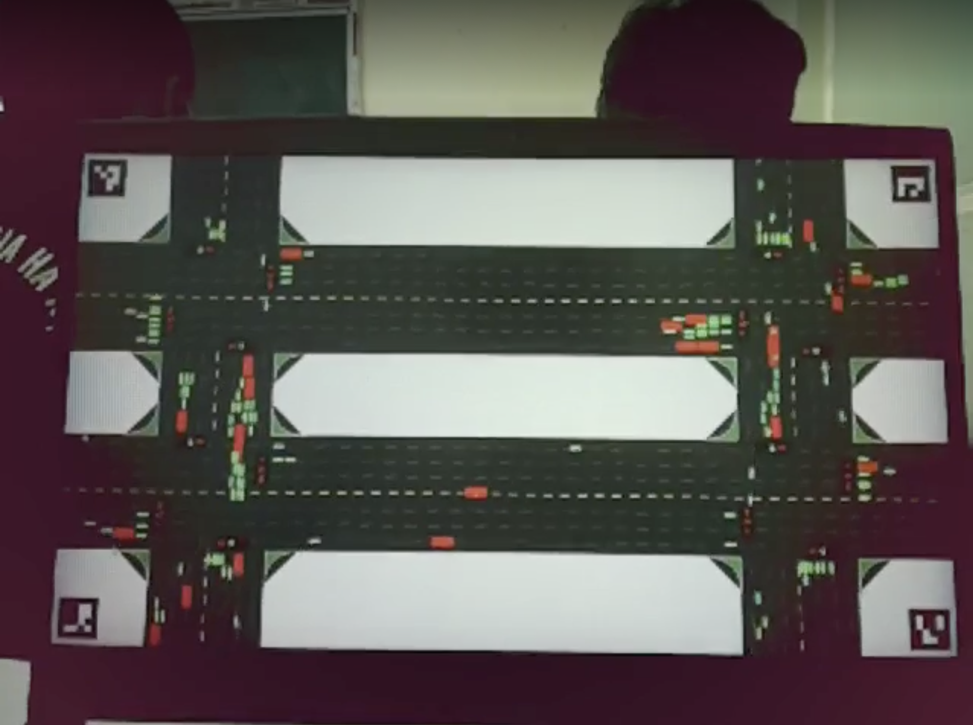
#> input picture sample_img/sample.png, 973 x 725 px, shrunk from 2252 x 1678 before the run
$ python phase1_perspective.py
#> lines starting #> are read from the running program, lines starting #| are printed output that depends on the picture; after the words box and inside, x2 and y2 are one past the last pixel; in counts of white or black regions, pixels touching at a corner belong together
import cv2
import numpy as np

def order_points(pts):
    # Initializes a list of coordinates that will be ordered
    # such that the first entry in the list is the top-left,
    # the second entry is the top-right, the third is the
    # bottom-right, and the fourth is the bottom-left
    rect = np.zeros((4, 2), dtype="float32")

    # the top-left point will have the smallest sum, whereas
    # the bottom-right point will have the largest sum
    s = pts.sum(axis=1)
    rect[0] = pts[np.argmin(s)]
    rect[2] = pts[np.argmax(s)]

    # now, compute the difference between the points, the
    # top-right point will have the smallest difference,
    # whereas the bottom-left will have the largest difference
    diff = np.diff(pts, axis=1)
    rect[1] = pts[np.argmin(diff)]
    rect[3] = pts[np.argmax(diff)]

    return rect

def main():
    img_path = 'sample_img/sample.png'
    output_path = 'sample_img/phase1/phase1_output.png'
    # img_path = 'sample_img/debug_video/frame_0.jpg'

    print(f"Loading image from {img_path}...")
    img = cv2.imread(img_path)
#> img is the input picture: shape (725, 973, 3); mean B, G, R 84.6, 87, 92.7
    if img is None:
        print(f"Error: Could not load image at {img_path}")
        return

    # Try different dictionaries if needed, starting with DICT_4X4_50
    dict_to_try = [
        cv2.aruco.DICT_4X4_50,
        cv2.aruco.DICT_4X4_100,
        cv2.aruco.DICT_4X4_250,
        cv2.aruco.DICT_4X4_1000
    ]

    corners = None
    ids = None

    dict_id = cv2.aruco.DICT_4X4_50
    try:
        aruco_dict = cv2.aruco.getPredefinedDictionary(dict_id)
    except AttributeError:
        aruco_dict = cv2.aruco.Dictionary_get(dict_id)

    try:
        aruco_params = cv2.aruco.DetectorParameters()
        detector = cv2.aruco.ArucoDetector(aruco_dict, aruco_params)
        corners, ids, rejected = detector.detectMarkers(img)
#> corners = ([[908, 609], [948, 609], [949, 649], [911, 650]], [[60, 597], [98, 598], [96, 638], [58, 637]], [[890, 166], [928, 166], [930, 201], [893, 202]], [[90, 160], [127, 161], [123, 196], [87, 195]]); ids = [3, 2, 1, 0]; rejected = 23 items
    except AttributeError:
        aruco_params = cv2.aruco.DetectorParameters_create()
        corners, ids, rejected = cv2.aruco.detectMarkers(img, aruco_dict, parameters=aruco_params)

    if ids is None or len(ids) < 4:
        print("Error: Could not detect at least 4 markers.")
        if ids is not None:
            print(f"Detected IDs: {ids.flatten()}")

        # Draw whatever was detected for debugging
        debug_img = img.copy()
        if ids is not None:
            try:
                cv2.aruco.drawDetectedMarkers(debug_img, corners, ids)
            except AttributeError:
                pass # older opencv version compatibility issue with drawDetectedMarkers
        cv2.imwrite('debug_markers.jpg', debug_img)
        print("Saved debug_markers.jpg to see what went wrong.")
        return

    # If we found 4 or more markers, take the first 4 for the perspective transform
    # Calculate the center of each marker
    centers = []
    for corner in corners[:4]:
        c = corner[0]
        center_x = c[:, 0].mean()
        center_y = c[:, 1].mean()
        centers.append([center_x, center_y])
#> this loop made 4 passes
#> (c, center_x, center_y) on passes 1 to 4: ([[908, 609], [948, 609], [949, 649], [911, 650]], 929, 629.2), ([[60, 597], [98, 598], [96, 638], [58, 637]], 78, 617.5), ([[890, 166], [928, 166], [930, 201], [893, 202]], 910.2, 183.8), ([[90, 160], [127, 161], [123, 196], [87, 195]], 106.8, 178)
#> after the loop, centers = [[929, 629.2], [78, 617.5], [910.2, 183.8], [106.8, 178]]

    centers = np.array(centers, dtype="float32")

    # Order points to Top-Left, Top-Right, Bottom-Right, Bottom-Left
    src_pts = order_points(centers)
#> in order_points, `s = pts.sum(axis=1)`: s = [1558.2, 695.5, 1094, 284.8]
#> in order_points, `diff = np.diff(pts, axis=1)`: diff = [-299.8, 539.5, -726.5, 71.25]
#> src_pts = [[106.8, 178], [910.2, 183.8], [929, 629.2], [78, 617.5]]
    (tl, tr, br, bl) = src_pts
#> tl = [106.8, 178]; tr = [910.2, 183.8]; br = [929, 629.2]; bl = [78, 617.5]

    print("Ordered Source Points (TL, TR, BR, BL):")
    for pt in src_pts:
        print(f"  ({pt[0]:.1f}, {pt[1]:.1f})")
#> this loop made 4 passes
#|   (106.8, 178.0)
#|   (910.2, 183.8)
#|   (929.0, 629.2)
#|   (78.0, 617.5)

    # Compute the width of the new image
    widthA = np.sqrt(((br[0] - bl[0]) ** 2) + ((br[1] - bl[1]) ** 2))
#> widthA = 851.1
    widthB = np.sqrt(((tr[0] - tl[0]) ** 2) + ((tr[1] - tl[1]) ** 2))
#> widthB = 803.5
    maxWidth = max(int(widthA), int(widthB))
#> maxWidth = 851

    # Compute the height of the new image
    heightA = np.sqrt(((tr[0] - br[0]) ** 2) + ((tr[1] - br[1]) ** 2))
#> heightA = 445.9
    heightB = np.sqrt(((tl[0] - bl[0]) ** 2) + ((tl[1] - bl[1]) ** 2))
#> heightB = 440.4
    maxHeight = max(int(heightA), int(heightB))
#> maxHeight = 445

    # Define the destination points for the top-down view
    dst_pts = np.array([
        [0, 0],
        [maxWidth - 1, 0],
        [maxWidth - 1, maxHeight - 1],
        [0, maxHeight - 1]
    ], dtype="float32")
#> dst_pts = [[0, 0], [850, 0], [850, 444], [0, 444]]

    print(f"Calculating perspective transform matrix for {maxWidth}x{maxHeight} output...")
#> (printed output is left out)
    # Calculate the perspective transform matrix
    matrix = cv2.getPerspectiveTransform(src_pts, dst_pts)
#> matrix = [[1.1, 0.0718, -130], [-0.00785, 1.1, -194.5], [1.45e-05, 0.000138, 1]]

    # Apply the perspective warp
    print("Applying warp perspective...")
    warped_img = cv2.warpPerspective(img, matrix, (maxWidth, maxHeight))
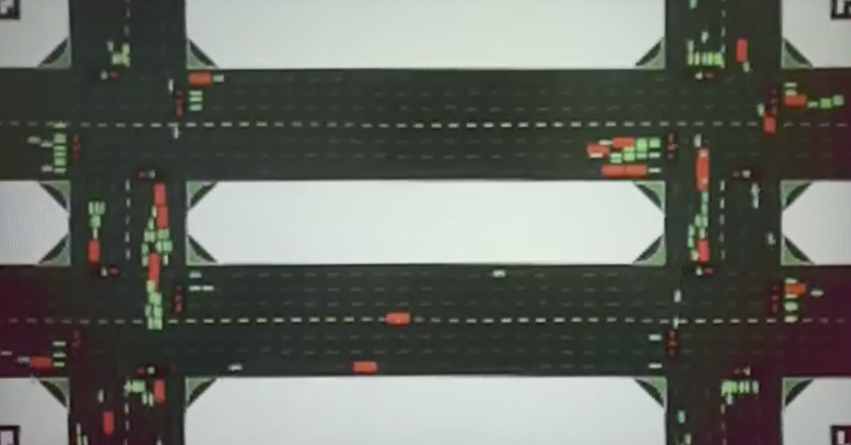
#> warped_img: shape (445, 851, 3); mean B, G, R 101, 108, 104.8

    # Save the output image
    cv2.imwrite(output_path, warped_img)
    print(f"Successfully saved {output_path}")

if __name__ == "__main__":
    main()

$ run again, with sample_img/debug_video/frame_0.jpg saved as sample_img/sample.png
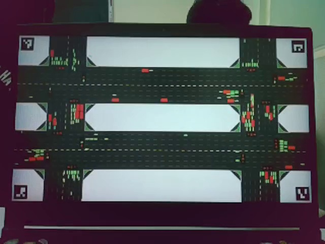
#> input picture sample_img/debug_video/frame_0.jpg, 325 x 244 px, shrunk from 640 x 480 before the run
#> in main, img is the input picture: shape (244, 325, 3); mean B, G, R 85.4, 82.6, 81.7
#> corners = ([[295, 187], [308, 187], [309, 200], [296, 200]], [[14, 185], [27, 185], [26, 198], [14, 198]], [[22, 38], [33, 38], [32, 50], [21, 49]]); ids = [3, 2, 0]; rejected = 12 items
#| Detected IDs: [3 2 0]
#> in main, `cv2.aruco.drawDetectedMarkers(debug_img, corners, ids)`:
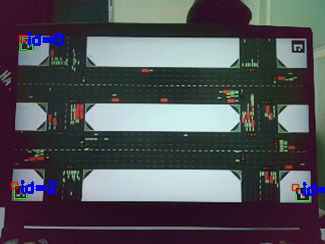
#> debug_img: shape (244, 325, 3); 1.25% of pixels changed, all inside (x1, y1, x2, y2) = (10, 32, 325, 201)
